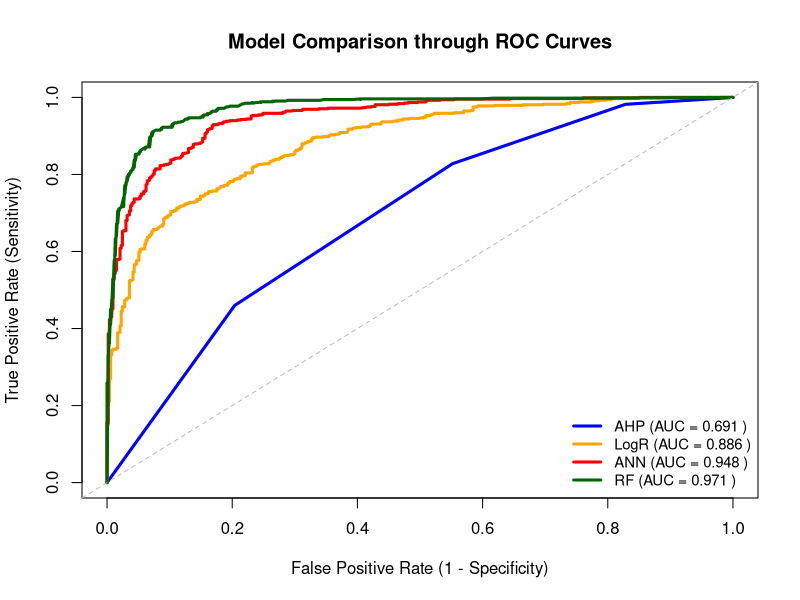

Write R code to recreate this figure.
## R Code for:
## Combined ROC Curve Construction for LSI using AHP, LogR, RF and ANN

## Author:
## Mewan Banshan War (mewan.banshan@research.iiit.ac.in)
################################################################################

# Load necessary libraries
library(pROC)
library(readxl)
library(dplyr)

# Set working directory
setwd("D:/IGARSS 2026/Datasets")

############################### Evaluation of 1st Model: AHP ###################
# Load the dataset
data_ahp <- read_xlsx("AHP-LR-ANN-RF.xlsx", sheet = 1)

# Randomly sample 500 records from each class
set.seed(123)  # for reproducibility

data_ahp_balanced <- data_ahp %>%
  group_by(Label) %>%
  sample_n(size = 500, replace = FALSE) %>%
  ungroup()

# Generate ROC curve
roc_curve_ahp <- roc(data_ahp_balanced$Label, data_ahp_balanced$RASTERVALU, direction = "<")

# Compute AUC
auc_value_ahp <- auc(roc_curve_ahp)

# Identify the best threshold
best_coords <- coords(
  roc_curve_ahp, 
  "best",
  ret = c("threshold", "sensitivity", "specificity")
)

# Convert specificity → FPR
best_coords$false_positive_rate <- 1 - best_coords$specificity
best_coords$true_positive_rate  <- best_coords$sensitivity
best_coords <- best_coords[, c("threshold", "true_positive_rate", "false_positive_rate")]
print(best_coords)

############################### Evaluation of 2nd Model: LogR ##################
# Load the dataset
data_logR <- read_xlsx("AHP-LR-ANN-RF.xlsx", sheet = 2)

roc_curve_logR <- data_logR

# Compute AUC
auc_value_logR <- sum(
  diff(roc_curve_logR$False_Positive_Rate) *
    (head(roc_curve_logR$True_Positive_Rate, -1) +
       tail(roc_curve_logR$True_Positive_Rate, -1)) / 2
)

print(auc_value_logR)

############################### Evaluation of 3rd Model: ANN ###################
# Load the dataset
data_ANN <- read_xlsx("AHP-LR-ANN-RF.xlsx", sheet = 3)

roc_curve_ANN <- data_ANN

# Compute AUC
auc_value_ANN <- sum(
  diff(roc_curve_ANN$False_Positive_Rate) *
    (head(roc_curve_ANN$True_Positive_Rate, -1) +
       tail(roc_curve_ANN$True_Positive_Rate, -1)) / 2
)

print(auc_value_ANN)

############################### Evaluation of 4th Model: RF ####################
# Load the dataset
data_RF <- read_xlsx("AHP-LR-ANN-RF.xlsx", sheet = 4)

roc_curve_RF <- data_RF

# Compute AUC
auc_value_RF <- sum(
  diff(roc_curve_RF$False_Positive_Rate) *
    (head(roc_curve_RF$True_Positive_Rate, -1) +
       tail(roc_curve_RF$True_Positive_Rate, -1)) / 2
)

print(auc_value_RF)

# Combine all ROCs in one layout

roc_curve_logR <- roc_curve_logR[order(roc_curve_logR$False_Positive_Rate), ]
roc_curve_ANN  <- roc_curve_ANN[order(roc_curve_ANN$False_Positive_Rate), ]
roc_curve_RF   <- roc_curve_RF[order(roc_curve_RF$False_Positive_Rate), ]

auc_value_logR <- sum(
  diff(roc_curve_logR$False_Positive_Rate) *
    (head(roc_curve_logR$True_Positive_Rate, -1) +
       tail(roc_curve_logR$True_Positive_Rate, -1)) / 2
)

auc_value_ANN <- sum(
  diff(roc_curve_ANN$False_Positive_Rate) *
    (head(roc_curve_ANN$True_Positive_Rate, -1) +
       tail(roc_curve_ANN$True_Positive_Rate, -1)) / 2
)

auc_value_RF <- sum(
  diff(roc_curve_RF$False_Positive_Rate) *
    (head(roc_curve_RF$True_Positive_Rate, -1) +
       tail(roc_curve_RF$True_Positive_Rate, -1)) / 2
)

# Open blank plotting space using first curve (AHP)
plot(
  1 - roc_curve_ahp$specificities,
  roc_curve_ahp$sensitivities,
  type = "l",
  lwd = 3,
  col = "blue",
  xlim = c(0, 1),
  ylim = c(0, 1),
  xlab = "False Positive Rate (1 - Specificity)",
  ylab = "True Positive Rate (Sensitivity)",
  main = "Model Comparison through ROC Curves"
)

# Add remaining curves
lines(roc_curve_logR$False_Positive_Rate,
      roc_curve_logR$True_Positive_Rate,
      col = "orange", lwd = 3)

lines(roc_curve_ANN$False_Positive_Rate,
      roc_curve_ANN$True_Positive_Rate,
      col = "red", lwd = 3)

lines(roc_curve_RF$False_Positive_Rate,
      roc_curve_RF$True_Positive_Rate,
      col = "darkgreen", lwd = 3)

# Add diagonal reference
abline(a = 0, b = 1, lty = 2, col = "gray")

legend(
  "bottomright",
  legend = c(
    paste("AHP (AUC =", round(auc_value_ahp, 3),")"),
    paste("LogR (AUC =", round(auc_value_logR, 3),")"),
    paste("ANN (AUC =", round(auc_value_ANN, 3),")"),
    paste("RF (AUC =", round(auc_value_RF, 3),")")
  ),
  col = c("blue", "orange", "red", "darkgreen"),
  lwd = 3,
  cex = 0.9,
  bty = "n"
)

print(plot)
